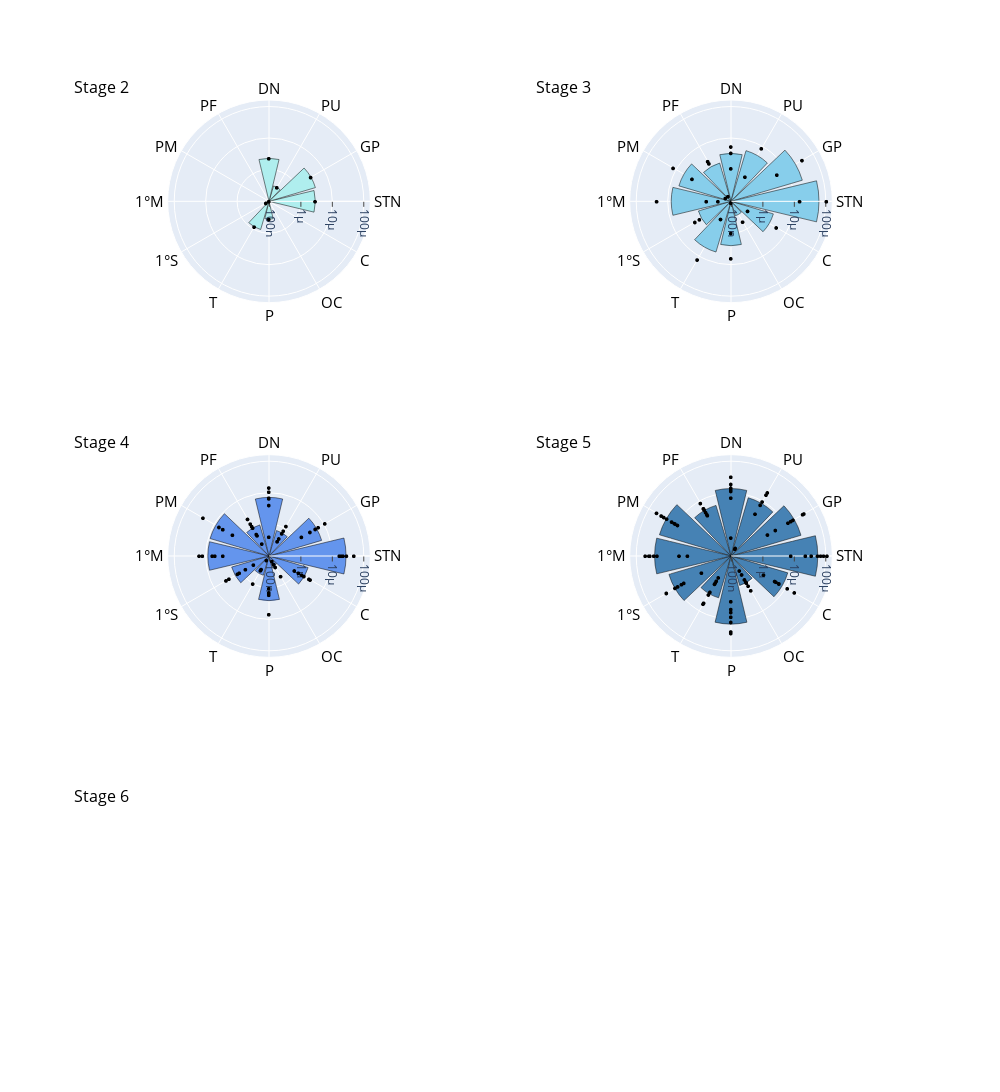

The code cell stored with this chart in its notebook:
### Markdown cell above
**PSP-RS: Tau hallmark density**

### Code cell
tau_hallmark_plot = polar_plot(dict_subset=psp_stage_dict_psp_rs,
                    dict_mean=mean_tau_hallmark_dict_psp_rs,
                    tau_type='Tau_hallmark_density',
                    val_add=0.00005,
                    anatomical_order=anatomical_order,
                    marker_colors=['PaleTurquoise','skyblue','cornflowerblue','steelblue','slategrey'],
                    marker_color='',
                    marker_line_color="black",
                   title='',
                   tick_label=True,
                   fig_height=1200,
                   fig_width=1000,
                   tickangle_val=90) # 'Tau hallmark density across brain regions in PSP'
tau_hallmark_plot.show()

### Figure 1 — Plotly figure (JSON) as saved in the notebook; plotly's stock layout.template omitted (floating-point values rounded to 4 significant figures)
{"data": [{"marker": {"color": "PaleTurquoise", "line": {"color": "black"}}, "name": "Tau density, stage 2", "r": [9.676e-08, 9.76e-08, 1.247e-07, 3.137e-07, 3.572e-07, 8.333e-07, 2.254e-06, 2.875e-06, 3.344e-06], "showlegend": false, "subplot": "polar", "theta": ["PF", "C", "1°S", "PU", "P", "T", "DN", "STN", "GP"], "type": "barpolar"}, {"marker": {"color": "black", "size": 4}, "mode": "markers", "name": "Stage 2", "r": [9.676e-08, 8.333e-07, 3.572e-07, 9.76e-08, 1.247e-07, 2.875e-06, 3.137e-07, 3.344e-06, 2.254e-06], "showlegend": false, "subplot": "polar", "theta": ["PF", "T", "P", "C", "1°S", "STN", "PU", "GP", "DN"], "type": "scatterpolargl"}, {"marker": {"color": "skyblue", "line": {"color": "black"}}, "name": "Tau density, stage 3", "r": [2.919e-07, 1.164e-06, 1.796e-06, 2.456e-06, 2.492e-06, 3.253e-06, 4.638e-06, 4.654e-06, 5.171e-06, 7.692e-06, 2.245e-05, 6.072e-05], "showlegend": false, "subplot": "polar2", "theta": ["OC", "1°S", "PF", "C", "P", "DN", "PU", "T", "PM", "1°M", "GP", "STN"], "type": "barpolar"}, {"marker": {"color": "black", "size": 4}, "mode": "markers", "name": "Stage 3", "r": [1.378e-06, 5.841e-07, 2.576e-06, 9.951e-07, 5.47e-07, 1.346e-05, 4.512e-06, 2.865e-06, 2.374e-06, 2.023e-06, 2.224e-05, 1.278e-05, 6.372e-06, 4.351e-07, 2.485e-07, 1.543e-07, 1.087e-07, 1.481e-07, 3.681e-08, 7e-08, 4.004e-07, 9.161e-08, 7.705e-07, 1.497e-05, 4.778e-06, 0.0001065, 8.506e-06, 4.011e-05, 3.337e-06, 5.345e-06, 1.077e-06], "showlegend": false, "subplot": "polar2", "theta": ["1°S", "1°M", "PM", "P", "OC", "T", "C", "PF", "PF", "1°S", "1°M", "PM", "P", "T", "1°M", "PM", "P", "PF", "OC", "T", "C", "1°S", "PU", "STN", "GP", "STN", "PU", "GP", "DN", "DN", "DN"], "type": "scatterpolargl"}, {"marker": {"color": "cornflowerblue", "line": {"color": "black"}}, "name": "Tau density, stage 4", "r": [2.149e-07, 4.209e-07, 6.767e-07, 1.04e-06, 1.673e-06, 1.922e-06, 2.545e-06, 5.396e-06, 7.081e-06, 8.528e-06, 8.703e-06, 2.73e-05], "showlegend": false, "subplot": "polar3", "theta": ["OC", "T", "PU", "PF", "1°S", "C", "P", "GP", "DN", "1°M", "PM", "STN"], "type": "barpolar"}, {"marker": {"color": "black", "size": 4}, "mode": "markers", "name": "Stage 4", "r": [9.362e-08, 2.699e-07, 6.068e-07, 1.524e-07, 6.996e-07, 6.125e-06, 1.051e-06, 3.324e-07, 1.894e-06, 2.809e-06, 5.053e-06, 2.538e-05, 7.047e-06, 1.464e-06, 2.507e-07, 3.112e-07, 1.179e-06, 1.97e-07, 1.185e-06, 3.615e-06, 1.604e-05, 4.756e-06, 1.693e-06, 2.992e-07, 3.187e-06, 1.377e-06, 1.26e-05, 6.562e-06, 1.428e-06, 1.395e-07, 8.398e-07, 5.028e-08, 5.421e-07, 2.178e-06, 5.455e-07, 3.558e-07, 4.722e-06, 2.884e-06, 1.034e-06, 1.18e-06, 2.819e-06, 2.097e-06, 1.505e-06, 1.022e-06, 1.547e-06, 2.871e-05, 4.168e-07, 6.316e-06, 1.946e-05, 1.194e-06, 1.108e-05, 4.92e-05, 6.417e-07, 4.903e-06, 1.7e-05, 8.037e-07, 3.155e-06, 2.213e-05, 3.271e-07, 1.531e-06, 1.053e-05, 1.434e-05, 3.971e-06, 6.47e-06, 3.883e-07, 6.782e-06], "showlegend": false, "subplot": "polar3", "theta": ["OC", "PF", "PF", "OC", "1°S", "1°M", "P", "T", "C", "1°S", "1°M", "PM", "P", "PF", "OC", "T", "C", "OC", "PF", "1°S", "1°M", "PM", "P", "T", "C", "1°S", "1°M", "PM", "P", "T", "C", "OC", "PF", "PF", "OC", "1°S", "PM", "C", "PF", "1°S", "1°M", "PM", "P", "T", "C", "STN", "PU", "GP", "STN", "PU", "GP", "STN", "PU", "GP", "STN", "PU", "GP", "STN", "PU", "GP", "DN", "DN", "DN", "DN", "DN", "DN"], "type": "scatterpolargl"}, {"marker": {"color": "steelblue", "line": {"color": "black"}}, "name": "Tau density, stage 5", "r": [9.133e-07, 2.357e-06, 4.615e-06, 7.398e-06, 8.281e-06, 1.107e-05, 1.351e-05, 1.418e-05, 2.028e-05, 2.286e-05, 2.608e-05, 5.57e-05], "showlegend": false, "subplot": "polar4", "theta": ["OC", "T", "PF", "C", "PU", "1°S", "DN", "P", "GP", "PM", "1°M", "STN"], "type": "barpolar"}, {"marker": {"color": "black", "size": 4}, "mode": "markers", "name": "Stage 5", "r": [3.015e-06, 3.378e-07, 6.293e-06, 2.74e-05, 1.09e-05, 8.499e-06, 5.261e-06, 1.807e-06, 9.285e-07, 5.701e-06, 7.19e-07, 2.259e-05, 5.181e-05, 2.6e-05, 5.643e-06, 2.095e-05, 3.893e-06, 1.225e-06, 1.161e-06, 2.501e-05, 1.047e-06, 5.562e-06, 4.29e-06, 5.191e-06, 5.383e-06, 1.085e-05, 2.163e-05, 2.829e-05, 4.828e-06, 5.597e-06, 1.447e-05, 2.57e-06, 8.328e-06, 2.321e-06, 3.502e-05, 2.723e-06, 3.958e-06, 4.715e-07, 2.985e-06, 9.274e-07, 2.271e-05, 5.13e-05, 2.215e-05, 2.799e-05, 8.057e-07, 1.149e-05, 9.451e-07, 4.839e-06, 8.689e-06, 3.912e-05, 8.786e-06, 6.005e-06, 2.062e-06, 4.387e-06, 3.22e-06, 8.741e-07, 5.18e-06, 3.65e-05, 1.147e-05, 1.241e-05, 6.06e-07, 1.545e-06, 2.292e-05, 1.741e-07, 4.206e-06, 8.67e-05, 4.221e-05, 2.057e-05, 3.512e-05, 1.865e-07, 1.223e-05, 0.0001117, 1.695e-05, 4.706e-05, 6.99e-05, 1.862e-05, 9.529e-06, 5.582e-05, 7.175e-06, 1.549e-05, 7.826e-06, 3.381e-06, 2.158e-06, 3.16e-05, 1.197e-05, 6.819e-06, 3.655e-07, 1.405e-05, 1.116e-05, 1.861e-05], "showlegend": false, "subplot": "polar4", "theta": ["PF", "OC", "1°S", "1°M", "PM", "P", "PF", "OC", "T", "C", "OC", "1°S", "PM", "P", "T", "C", "PF", "OC", "1°S", "P", "T", "C", "1°M", "T", "PF", "1°S", "1°M", "PM", "P", "C", "PM", "T", "PF", "1°M", "PM", "P", "C", "OC", "PF", "OC", "1°S", "1°M", "PM", "P", "T", "C", "OC", "PF", "1°S", "1°M", "PM", "P", "T", "C", "PF", "OC", "1°S", "1°M", "PM", "P", "T", "C", "STN", "PU", "GP", "STN", "GP", "PU", "STN", "PU", "GP", "STN", "PU", "GP", "STN", "GP", "PU", "STN", "PU", "GP", "STN", "PU", "GP", "DN", "DN", "DN", "DN", "DN", "DN", "DN"], "type": "scatterpolargl"}], "layout": {"annotations": [{"font": {"color": "black", "size": 16}, "showarrow": false, "text": "Stage 2", "x": 0.025, "xanchor": "center", "xref": "paper", "y": 1, "yanchor": "bottom", "yref": "paper"}, {"font": {"color": "black", "size": 16}, "showarrow": false, "text": "Stage 3", "x": 0.575, "xanchor": "center", "xref": "paper", "y": 1, "yanchor": "bottom", "yref": "paper"}, {"font": {"color": "black", "size": 16}, "showarrow": false, "text": "Stage 4", "x": 0.025, "xanchor": "center", "xref": "paper", "y": 0.6111, "yanchor": "bottom", "yref": "paper"}, {"font": {"color": "black", "size": 16}, "showarrow": false, "text": "Stage 5", "x": 0.575, "xanchor": "center", "xref": "paper", "y": 0.6111, "yanchor": "bottom", "yref": "paper"}, {"font": {"color": "black", "size": 16}, "showarrow": false, "text": "Stage 6", "x": 0.025, "xanchor": "center", "xref": "paper", "y": 0.2222, "yanchor": "bottom", "yref": "paper"}], "height": 1200, "polar": {"angularaxis": {"categoryarray": ["STN", "GP", "PU", "DN", "PF", "PM", "1°M", "1°S", "T", "P", "OC", "C"], "color": "black", "tickfont": {"size": 15}}, "domain": {"x": [0, 0.45], "y": [0.7778, 1]}, "radialaxis": {"dtick": 1, "range": [-7.014, -3.791], "showticklabels": true, "tickangle": 90, "ticks": "outside", "type": "log"}}, "polar2": {"angularaxis": {"categoryarray": ["STN", "GP", "PU", "DN", "PF", "PM", "1°M", "1°S", "T", "P", "OC", "C"], "color": "black", "tickfont": {"size": 15}}, "domain": {"x": [0.55, 1], "y": [0.7778, 1]}, "radialaxis": {"dtick": 1, "range": [-7.014, -3.791], "showticklabels": true, "tickangle": 90, "ticks": "outside", "type": "log"}}, "polar3": {"angularaxis": {"categoryarray": ["STN", "GP", "PU", "DN", "PF", "PM", "1°M", "1°S", "T", "P", "OC", "C"], "color": "black", "tickfont": {"size": 15}}, "domain": {"x": [0, 0.45], "y": [0.3889, 0.6111]}, "radialaxis": {"dtick": 1, "range": [-7.014, -3.791], "showticklabels": true, "tickangle": 90, "ticks": "outside", "type": "log"}}, "polar4": {"angularaxis": {"categoryarray": ["STN", "GP", "PU", "DN", "PF", "PM", "1°M", "1°S", "T", "P", "OC", "C"], "color": "black", "tickfont": {"size": 15}}, "domain": {"x": [0.55, 1], "y": [0.3889, 0.6111]}, "radialaxis": {"dtick": 1, "range": [-7.014, -3.791], "showticklabels": true, "tickangle": 90, "ticks": "outside", "type": "log"}}, "polar5": {"angularaxis": {"categoryarray": ["STN", "GP", "PU", "DN", "PF", "PM", "1°M", "1°S", "T", "P", "OC", "C"], "color": "black", "tickfont": {"size": 15}}, "domain": {"x": [0, 0.45], "y": [0, 0.2222]}, "radialaxis": {"dtick": 1, "range": [-7.014, -3.791], "showticklabels": true, "tickangle": 90, "ticks": "outside", "type": "log"}}, "polar6": {"domain": {"x": [0.55, 1], "y": [0, 0.2222]}}, "title": {"text": ""}, "width": 1000}}
